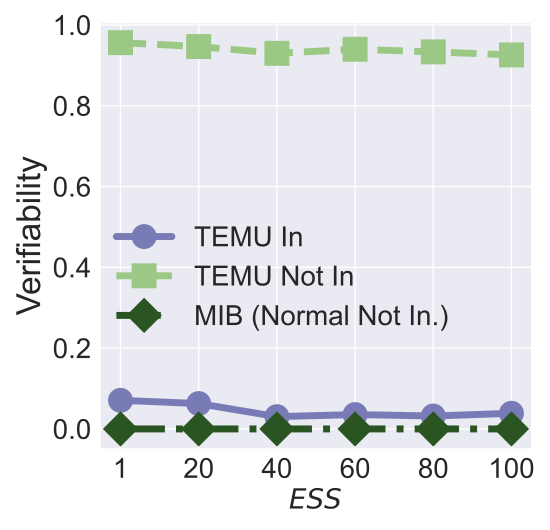

Source code (Python):


import numpy as np
import matplotlib.pyplot as plt

epsilon = 3
beta = 1 / epsilon


x=[1, 2, 3, 4, 5, 6]
# validation_for_plt =[97,95.8600, 94.9400, 93.5400, 93.2400]
# attack_for_plt=[0, 0.3524, 0, 0.1762, 0.1762]
# basic_for_plt=[99.8, 99.8, 99.8, 99.8, 99.8]

labels = ['1', '20', '40', '60', '80', '100' ]
# unl_org = [97.77, 97.55, 97.35, 97.29, 97.21, 97.21]

unl_mib = [0, 0, 0, 0, 0, 0]
unl_mib_bck = [0, 0.5, 0.95, 0.93, 0.9625, 0.5]

# unl_hess_r = [96.6, 96.66, 96.04, 95.94, 95.85, 97.21]
unl_muv_includes = [0.0708, 0.0628, 0.0304, 0.0356, 0.0320,  0.0388]

unl_muv = [0.9564, 0.9468, 0.9300, 0.9400, 0.9336, 0.9260]
# unl_ss_wo = [94.32, 94.53, 94.78, 93.38, 94.04, 97.21]


plt.style.use('seaborn')
plt.figure(figsize=(5.5, 5.3))
l_w=5
m_s=15
marker_s = 3
markevery=1
#plt.figure(figsize=(8, 5.3))
#plt.plot(x, unl_fr, color='blue', marker='^', label='Retrain',linewidth=l_w, markersize=m_s)
plt.plot(x, unl_muv_includes, linestyle='-', color='#797BB7', marker='o', fillstyle='full', markevery=markevery,
         label='TEMU In', linewidth=l_w, markersize=m_s, markeredgewidth=marker_s)

#plt.plot(x, unl_ss_w, color='g',  marker='*',  label='PriMU$_{w}$',linewidth=l_w, markersize=m_s)
plt.plot(x, unl_muv, linestyle='--', color='#9BC985',  marker='s', fillstyle='full', markevery=markevery,
         label='TEMU Not In',linewidth=l_w, markersize=m_s, markeredgewidth=marker_s)


# plt.plot(x, unl_mib_bck, linestyle=':', color='r',  marker='^', fillstyle='none', markevery=markevery,
#          label='MIB (bac.)', linewidth=l_w,  markersize=m_s, markeredgewidth=marker_s)


plt.plot(x, unl_mib, linestyle='-.', color='#2A5522',  marker='D', fillstyle='full', markevery=markevery,
         label='MIB (Normal Not In.)',linewidth=l_w, markersize=m_s, markeredgewidth=marker_s)



#plt.plot(x, unl_vibu, color='silver',  marker='d',  label='VIBU',linewidth=4,  markersize=10)

# plt.plot(x, y_sa03, color='r',  marker='2',  label='AAAI21 A_acc, pr=0.3',linewidth=3, markersize=8)
# plt.plot(x, y_sa05, color='darkblue',  marker='4',  label='AAAI21 A_acc, pr=0.5',linewidth=3, markersize=8)
# plt.plot(x, y_ma03, color='darkviolet',  marker='3',  label='FedMC A_acc, pr=0.3',linewidth=3, markersize=8)
# plt.plot(x, y_ma05, color='cyan',  marker='p',  label='FedMC A_acc, pr=0.5',linewidth=3, markersize=8)


# plt.grid()
leg = plt.legend(fancybox=True, shadow=True)
# plt.xlabel('Malicious Client Ratio (%)' ,fontsize=16)
plt.ylabel('Verifiability' ,fontsize=24)
my_y_ticks = np.arange(0, 1.1, 0.2)
plt.yticks(my_y_ticks,fontsize=20)
plt.xlabel('$\it{ESS}$' ,fontsize=20)

plt.xticks(x, labels, fontsize=20)
# plt.title('CIFAR10 IID')

#plt.annotate(r"1e0", xy=(0.1, 1.01), xycoords='axes fraction', xytext=(-10, 10),textcoords='offset points', ha='right', va='center', fontsize=15)

# plt.title('(c) Utility Preservation', fontsize=24)
plt.legend(loc=(0.01,0.25),fontsize=20)
plt.tight_layout()
#plt.title("MNIST")
plt.rcParams['figure.figsize'] = (2.0, 1)
plt.rcParams['image.interpolation'] = 'nearest'
plt.rcParams['figure.subplot.left'] = 0.11
plt.rcParams['figure.subplot.bottom'] = 0.08
plt.rcParams['figure.subplot.right'] = 0.977
plt.rcParams['figure.subplot.top'] = 0.969
plt.savefig('cifar10_verifiability_sample_size_sim_analysis.pdf', format='pdf', dpi=200)
plt.show()
